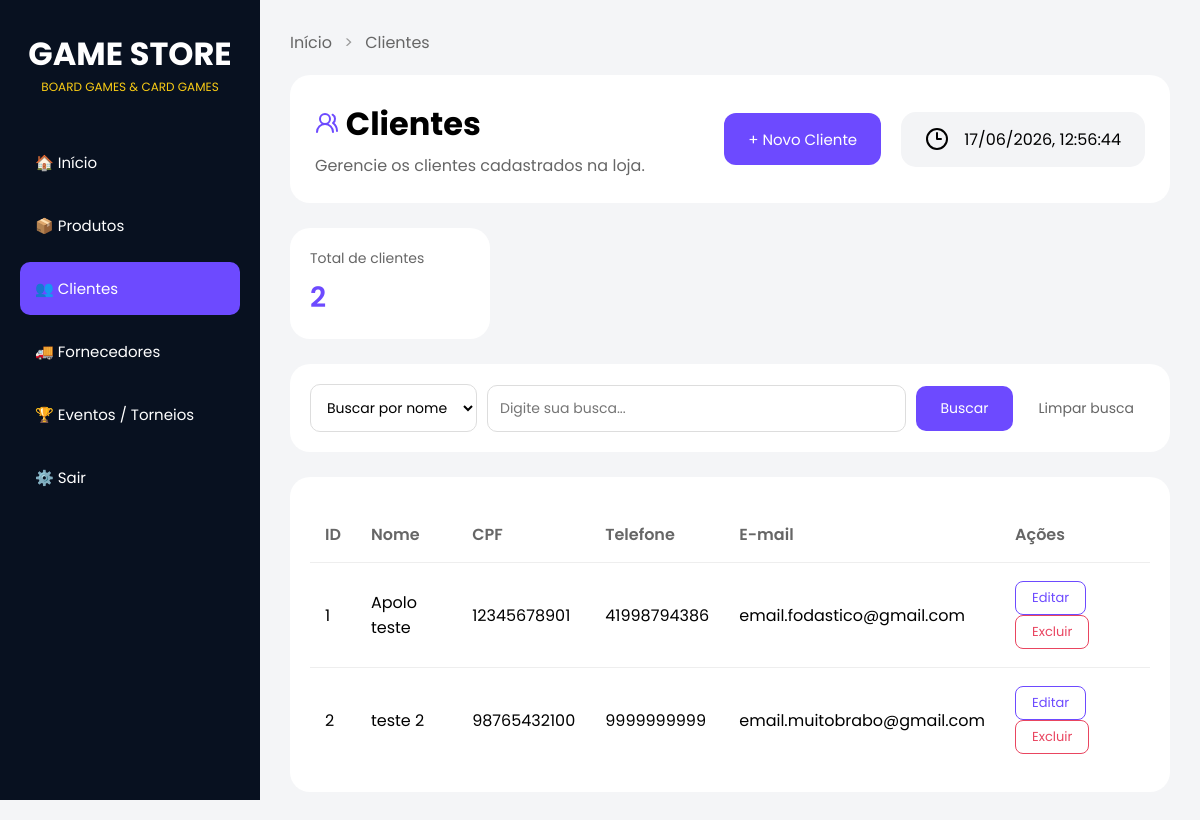
Screenshot of /clientes with the database file from the repository.
### tables this page shows
CREATE TABLE clientes(
            id INTEGER NOT NULL PRIMARY KEY AUTOINCREMENT,
            nome TEXT NOT NULL, 
            cpf TEXT NOT NULL UNIQUE,
            telefone TEXT NOT NULL,
            email TEXT NOT NULL UNIQUE
        );

### routes.py (the view)
@app.route("/clientes")
def clientes():
    criar_tabela_clientes()
    lista = listar_clientes()
    return render_template(
        "clientes.html",
        clientes = lista,
        total_clientes = len(lista),
        modo="criar"
    )

### database.py (called while the page is built)
def conectar():
    return sqlite3.connect(CAMINHO_BANCO)

### modules/clientes.py (called while the page is built)
def criar_tabela_clientes():
    conexao = conectar()
    cursor = conexao.cursor()
    cursor.execute("""
        CREATE TABLE IF NOT EXISTS clientes(
            id INTEGER NOT NULL PRIMARY KEY AUTOINCREMENT,
            nome TEXT NOT NULL,
            cpf TEXT NOT NULL UNIQUE,
            telefone TEXT NOT NULL,
            email TEXT NOT NULL UNIQUE
        )""")
    conexao.commit() #salvar as alteracoes
    conexao.close()

def listar_clientes():
    conexao = conectar()
    cursor = conexao.cursor()
    cursor.execute("""SELECT * FROM clientes""")
    resultado = cursor.fetchall()
    conexao.close()
    return resultado

### templates/clientes.html (shortened to what this page needs)
<!DOCTYPE html>
<html lang="pt-BR">
<head>
  <link rel="stylesheet" href="{{ url_for('static', filename='clientes.css' ) }}" />
<body>
  <div class="sidebar">
    <div class="logo">
      <h1>GAME STORE</h1>
      <p>BOARD GAMES & CARD GAMES</p>
    </div>
    <div class="menu">
      <a href="/">🏠 Início</a>
      <a href="/produtos">📦 Produtos</a>
      <a href="/clientes" class="active">👥 Clientes</a>
      <a href="/fornecedores">🚚 Fornecedores</a>
      <a href="/eventos">🏆 Eventos / Torneios</a>
      <a href="#">⚙️ Sair</a>
    </div>
  </div>
  <div class="main">
    <div class="breadcrumb">
      <a href="/">Início</a>
      <span>></span>
      <a href="/clientes">Clientes</a>
    </div>
    <div class="topo">
      <div class="titulo-subt">
        <h1> <i data-lucide="users-round" class="lucide-customer"></i> Clientes</h1>
        <p>Gerencie os clientes cadastrados na loja.</p>
      </div>
      <button class="btn-novo" onclick="mostrarFormulario()">+ Novo Cliente</button>
      <div class="data">
        <i data-lucide="clock-3"></i>
        <time id="data-hora" class="data-textos"></time>
      </div>
    </div>
    <div class="card-resumo">
      <div class="resumo-item">
        <span class="resumo-label">Total de clientes</span>
        <strong class="resumo-valor">{{ total_clientes }}</strong>
      </div>
    </div>
    <div class="card-busca">
      <form action="/clientes/buscar" method="POST">
        <select name="tipo_busca">
          <option value="nome">Buscar por nome</option>
        </select>
        <input type="text" name="termo" placeholder="Digite sua busca..." required />
        <button type="submit" class="btn-buscar">Buscar</button>
        <a href="/clientes" class="btn-limpar">Limpar busca</a>
      </form>
    </div>
    <div class="card-tabela">
      <table>
        <thead>
          <tr>
            <th>ID</th>
            <th>Nome</th>
            <th>CPF</th>
            <th>Telefone</th>
            <th>E-mail</th>
            <th>Ações</th>
          </tr>
        </thead>
        <tbody>
          {% for cliente in clientes %}
          <tr>
            <td>{{ cliente[0] }}</td>
            <td>{{ cliente[1] }}</td>
            <td>{{ cliente[2] }}</td>
            <td>{{ cliente[3] }}</td>
            <td>{{ cliente[4] }}</td>
            <td>
              <form action="/clientes/editar/{{ cliente[0] }}" method="GET" style="display:inline;">
                <button type="submit" class="btn-editar">Editar</button>
              </form>
              <form action="/clientes/excluir/{{ cliente[0] }}" method="POST" style="display:inline;">
                <button type="submit" class="btn-excluir">Excluir</button>
              </form>
            </td>
          </tr>
          {% endfor %}
        </tbody>
      </table>
    </div>
  </div>
</body>
</html>

### static/clientes.css (style rules this page uses)
* { margin: 0; padding: 0; box-sizing: border-box; font-family: "Poppins", sans-serif; }
body { background: #f4f5f7; display: flex; }
.sidebar { width: 260px; height: 100vh; background: #081120; color: white; padding: 30px 20px; position: fixed; }
.logo { text-align: center; margin-bottom: 40px; }
.logo h1 { font-size: 32px; }
.logo p { color: #facc15; font-size: 12px; }
.menu { display: flex; flex-direction: column; gap: 10px; }
.menu a { text-decoration: none; color: white; padding: 15px; border-radius: 10px; transition: 0.3s; font-size: 15px; }
.menu a.active { background: #6d4aff; }
.main { margin-left: 260px; width: calc(100% - 260px); padding: 30px; }
.breadcrumb { margin-bottom: 20px; }
.breadcrumb a { text-decoration: none; color: #666; }
.breadcrumb span { margin: 0 8px; color: #999; }
.topo { display: flex; align-items: center; gap: 20px; background: white; padding: 25px; border-radius: 20px; margin-bottom: 25px; }
.titulo-subt { flex: 1; }
.titulo-subt h1 { margin-bottom: 5px; }
.titulo-subt p { color: #666; }
.lucide-customer { color: #6d4aff; }
.btn-novo { height: 52px; padding: 0 24px; border: none; border-radius: 12px; font-size: 15px; cursor: pointer; transition: 0.3s; background: #6d4aff; color: white; }
.data { display: flex; align-items: center; gap: 15px; background: #f3f4f6; padding: 15px 24px; border-radius: 15px; }
.card-resumo { display: flex; gap: 16px; margin-bottom: 25px; }
.resumo-item { background: white; border-radius: 20px; padding: 20px; min-width: 200px; }
.resumo-label { font-size: 14px; color: #666; display: block; margin-bottom: 8px; }
.resumo-valor { font-size: 28px; color: #6d4aff; font-weight: 600; }
.card-tabela { background: white; border-radius: 20px; padding: 20px; }
table { width: 100%; border-collapse: collapse; margin-top: 10px; }
th { text-align: left; color: #666; font-weight: 600; padding: 15px; }
td { padding: 18px 15px; border-top: 1px solid #eee; }
.btn-editar { background: none; border: 1px solid #6d4aff; color: #6d4aff; padding: 6px 16px; border-radius: 8px; font-size: 13px; cursor: pointer; font-family: "Poppins", sans-serif; transition: 0.3s; margin-right: 6px; }
.btn-excluir { background: none; border: 1px solid #e94560; color: #e94560; padding: 6px 16px; border-radius: 8px; font-size: 13px; cursor: pointer; font-family: "Poppins", sans-serif; transition: 0.3s; }
.card-busca { background: white; border-radius: 20px; padding: 20px; margin-bottom: 25px; }
.card-busca form { display: flex; gap: 10px; align-items: center; }
.card-busca select { padding: 12px; border: 1px solid #ddd; border-radius: 10px; font-size: 14px; font-family: "Poppins", sans-serif; background: white; cursor: pointer; }
.card-busca input { flex: 1; padding: 12px; border: 1px solid #ddd; border-radius: 10px; font-size: 14px; font-family: "Poppins", sans-serif; }
.btn-buscar { border: none; background: #6d4aff; color: white; padding: 12px 24px; border-radius: 10px; font-size: 14px; cursor: pointer; font-family: "Poppins", sans-serif; transition: 0.3s; }
.btn-limpar { text-decoration: none; color: #666; font-size: 14px; padding: 12px 16px; border-radius: 10px; transition: 0.3s; }

### rows the page displays
clientes: id "1", nome "Apolo teste", cpf "12345678901", telefone "41998794386", email "email.fodastico@gmail.com"
clientes: id "2", nome "teste 2", cpf "98765432100", telefone "9999999999", email "email.muitobrabo@gmail.com"

### other values shown
{{ total_clientes }} "2"
